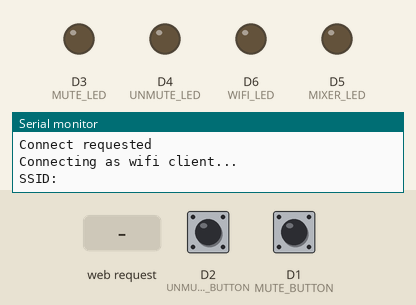
This sketch was run on a simulated ESP8266 (NodeMCU). Parts: output pins drawn as LEDs (lit = HIGH), the last lines printed to the serial monitor. The inputs (shaded band) are chosen by the test bench; at power-on: D2 (UNMUTE_BUTTON) HIGH, D1 (MUTE_BUTTON) HIGH. WiFi joins after 1.5 s; servers stay silent unless stated; a WiFi scan finds three made-up networks.

Above: at 4.3 s.
4.4 s: D2 (UNMUTE_BUTTON) pulled LOW for 1 s
At 5.9 s:
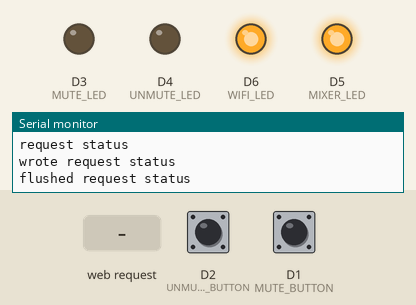
8.0 s: HTTP request GET / received
11.0 s: HTTP request GET /wifi received
14.0 s: HTTP request GET /scan received
At 17.4 s:
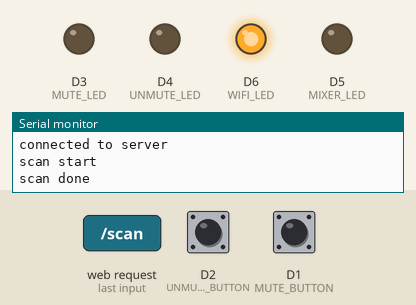
Timing chart, 0 to 18.0 s (numbered marks = the images above; inputs shaded):
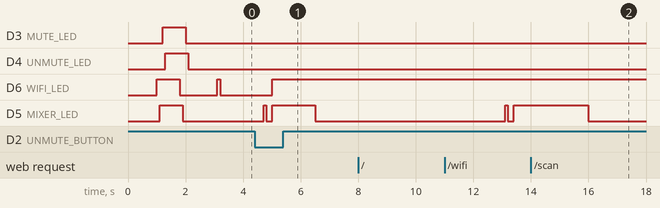

The sketch:

AllenHeathQuMute.ino
```cpp
#include <Bounce2.h>

#include <DNSServer.h>

#include <ESP8266WiFi.h>
#include <WiFiClient.h>
#include <ESP8266WebServer.h>
#include <DNSServer.h>
#include <ESP8266mDNS.h>
#include <EEPROM.h>


#define MUTE_BUTTON D1
#define UNMUTE_BUTTON D2
#define MUTE_LED D3
#define UNMUTE_LED D4
#define WIFI_LED D6
#define MIXER_LED D5


IPAddress serverAddress(192,168,1,140);
//IPAddress serverAddress(192,168,0,101);
unsigned long serverPort = 51325;
const byte QU_MIDI_CHANNEL = 1;
const byte MUTE_GROUP_NOTE = 0x53; // Mute Group 4


/* Set these to your desired softAP credentials. They are not configurable at runtime */
const char *softAP_ssid = "QuMuteConfig";
const char *softAP_password = "";

/* Don't set this wifi credentials. They are configurated at runtime and stored on EEPROM */
char ssid[32] = "linksys";
char password[32] = "";

// DNS server
const byte DNS_PORT = 53;
DNSServer dnsServer;

// Web server
ESP8266WebServer server(80);

/* Soft AP network parameters */
IPAddress apIP(192, 168, 4, 1);
IPAddress netMsk(255, 255, 255, 0);


/** Should I connect to WLAN asap? */
boolean connect = true;

/** Last time I tried to connect to WLAN */
long lastWifiConnectTry = 0;

long lastTcpConnectTry = 0;

long lastStatusUpdate = 0;

/** Current WLAN status */
int status = WL_IDLE_STATUS;

Bounce muteButton = Bounce();
Bounce unmuteButton = Bounce();

WiFiClient client;

#define MIDI_BUF_SIZE 4
short midiBuf[] = {-1, -1, -1, -1};
int midiBufNext = 0;

bool muted = false;
bool unmuted = false;

bool waitingForStatus = false;

void setup() {
  pinMode(MUTE_BUTTON, INPUT_PULLUP);
  pinMode(UNMUTE_BUTTON, INPUT_PULLUP);
  pinMode(MUTE_LED, OUTPUT);
  pinMode(UNMUTE_LED, OUTPUT);
  pinMode(WIFI_LED, OUTPUT);
  pinMode(MIXER_LED, OUTPUT);

  digitalWrite(MUTE_LED, LOW);
  digitalWrite(UNMUTE_LED, LOW);
  digitalWrite(WIFI_LED, LOW);
  digitalWrite(MIXER_LED, LOW);

  delay(1000);

  digitalWrite(WIFI_LED, HIGH);
  delay(100);
  digitalWrite(MIXER_LED, HIGH);
  delay(100);
  digitalWrite(MUTE_LED, HIGH);
  delay(100);
  digitalWrite(UNMUTE_LED, HIGH);
  delay(500);

  digitalWrite(WIFI_LED, LOW);
  delay(100);
  digitalWrite(MIXER_LED, LOW);
  delay(100);
  digitalWrite(MUTE_LED, LOW);
  delay(100);
  digitalWrite(UNMUTE_LED, LOW);
  delay(500);

  muteButton.attach(MUTE_BUTTON);
  muteButton.interval(20);
  unmuteButton.attach(UNMUTE_BUTTON);
  unmuteButton.interval(20);

  Serial.begin(115200);

  Serial.println();
  Serial.print("Configuring access point...");
  /* You can remove the password parameter if you want the AP to be open. */
  WiFi.softAPConfig(apIP, apIP, netMsk);
  WiFi.softAP(softAP_ssid, softAP_password);
  delay(500); // Without delay I've seen the IP address blank
  Serial.print("AP IP address: ");
  Serial.println(WiFi.softAPIP());

  /* Setup the DNS server redirecting all the domains to the apIP */
  dnsServer.setErrorReplyCode(DNSReplyCode::NoError);
  dnsServer.start(DNS_PORT, "*", apIP);

  /* Setup web pages: root, wifi config pages, SO captive portal detectors and not found. */
  server.on("/", handleRoot);
  server.on("/wifi", handleWifi);
  server.on("/scan", handleScan);
  server.on("/wifisave", handleWifiSave);
  server.on("/generate_204", handleRoot);  //Android captive portal. Maybe not needed. Might be handled by notFound handler.
  server.on("/fwlink", handleRoot);  //Microsoft captive portal. Maybe not needed. Might be handled by notFound handler.
  server.onNotFound ( handleNotFound );
  server.begin(); // Web server start
  Serial.println("HTTP server started");
  loadCredentials(); // Load WLAN credentials from network
}

void connectWifi() {
  Serial.println("Connecting as wifi client...");
  Serial.printf("SSID: %s\n", WiFi.SSID().c_str());
  digitalWrite(WIFI_LED, HIGH);
  delay(100);
  digitalWrite(WIFI_LED, LOW);
  WiFi.disconnect();
  WiFi.begin(ssid, password);
  int connRes = WiFi.waitForConnectResult();
  Serial.print ( "connRes: " );
  Serial.println ( connRes );
}

void loop() {
  unsigned long t = millis();
  if (connect) {
    Serial.println ( "Connect requested" );
    connect = false;
    connectWifi();
    lastWifiConnectTry = t;
  }
  {
    int s = WiFi.status();
    if (s == 0 && t - lastWifiConnectTry > 30000) {
      /* If WLAN disconnected and idle try to connect */
      /* Don't set retry time too low as retry interfere the softAP operation */
      connect = true;
    }
//    digitalWrite(D4, !(
//      (s == WL_CONNECTED) ||
//      ((s == WL_CONNECT_FAILED || s == WL_CONNECTION_LOST || s == WL_DISCONNECTED) && ((t % 1000) < 8 || (t % 1000 > 100 && t % 1000 < 108)))
//      ));
    if (status != s) { // WLAN status change
      Serial.print ( "Status: " );
      Serial.println ( s );
      status = s;
      if (s == WL_CONNECTED) {
        /* Just connected to WLAN */
        Serial.println ( "" );
        Serial.print ( "Connected to " );
        Serial.println ( WiFi.SSID() );
        Serial.print ( "IP address: " );
        Serial.println ( WiFi.localIP() );
      } else if (s == WL_NO_SSID_AVAIL) {
        WiFi.disconnect();
      }
    }

    if (!client.connected()) {
        waitingForStatus = false;
    }

    if (s == WL_CONNECTED) {
      if (!client.connected() && (t - lastTcpConnectTry > 10000 || lastTcpConnectTry == 0)) {
        lastTcpConnectTry = t;
        Serial.println("connecting to server...");
        Serial.println(serverAddress);
        digitalWrite(MIXER_LED, HIGH);
        delay(100);
        digitalWrite(MIXER_LED, LOW);
        if (client.connect(serverAddress, serverPort)) {
          client.setNoDelay(true);
          Serial.println("connected to server");
        } else {
          Serial.println("failed to connect to server");
        }
      }
    }

    if (client.connected()) {
      if (muteButton.fell()) {
        sendMute(true);
      }
      if (unmuteButton.fell()) {
        sendMute(false);
      }

      if (!waitingForStatus && (t - lastStatusUpdate > 15000 || lastStatusUpdate == 0)) {
        lastStatusUpdate = t;
        waitingForStatus = true;
        Serial.println("request status");
        muted=false;
        unmuted=false;

        char req[] = {0xF0,0x00,0x00,0x1A,0x50,0x11,0x01,0x00,0x7F,0x10,0x01,0xF7};

        client.write(req, 12);

        Serial.println("wrote request status");
        client.flush();
        Serial.println("flushed request status");
      }
      while (client.available()) {
        yield();
        midiBuf[midiBufNext] = client.read();
        midiBufNext = (midiBufNext + 1) % MIDI_BUF_SIZE;

        if ((midiBuf[(midiBufNext + MIDI_BUF_SIZE - 3)%MIDI_BUF_SIZE] & 0xF0) == 0x90 &&
             midiBuf[(midiBufNext + MIDI_BUF_SIZE - 2)%MIDI_BUF_SIZE] >= 0 &&
             midiBuf[(midiBufNext + MIDI_BUF_SIZE - 1)%MIDI_BUF_SIZE] >= 0) {
          // Note ON message
          uint8_t note = midiBuf[(midiBufNext + MIDI_BUF_SIZE - 2)%MIDI_BUF_SIZE];
          uint8_t velocity = midiBuf[(midiBufNext + MIDI_BUF_SIZE - 1)%MIDI_BUF_SIZE];
          // Ignore velocity 0x00
          if (velocity != 0 && note == MUTE_GROUP_NOTE) {
            lastStatusUpdate = t;
            waitingForStatus = false;
            Serial.printf("Note on: 0x%02x, velocity: 0x%02x\n", note, velocity);
            if (velocity >= 0x01 && velocity <= 0x3F) {
              unmuted = true;
              muted = false;
            } else if (velocity >= 0x40 && velocity <= 0x7F) {
              unmuted = false;
              muted = true;
            }
          }
        } else if (midiBuf[(midiBufNext + MIDI_BUF_SIZE - 1)%MIDI_BUF_SIZE] == 0xFE) {
          // Active Sense
          Serial.println("active sense");
          client.write(0xFE);
          client.flush();
        }
      }
    }
  }

  digitalWrite(MUTE_LED, client.connected() && muted);
  digitalWrite(UNMUTE_LED, client.connected() && unmuted);
  digitalWrite(WIFI_LED, WiFi.status() == WL_CONNECTED);
  digitalWrite(MIXER_LED, client.connected());

  muteButton.update();
  unmuteButton.update();
  dnsServer.processNextRequest();
  server.handleClient();
}

void sendMute(boolean mute) {
  digitalWrite(MUTE_LED, LOW);
  digitalWrite(UNMUTE_LED, LOW);
    Serial.println("sending mute update");

    char req[] = {0x90 + QU_MIDI_CHANNEL - 1, MUTE_GROUP_NOTE, mute ? 0x7F : 0x3F, 0x80 + QU_MIDI_CHANNEL - 1, MUTE_GROUP_NOTE, 0x00};

    client.write(req, 6);

    client.flush();

    // Clear mute status (will be reset by the next status refresh)
    muted = false;
    unmuted = false;

    // Trigger a status refresh
    lastStatusUpdate = 0;
    waitingForStatus = false;
}
```

credentials.ino
```cpp
/** Load WLAN credentials from EEPROM */
void loadCredentials() {
//  EEPROM.begin(512);
//  EEPROM.get(0, ssid);
//  EEPROM.get(0+sizeof(ssid), password);
//  char ok[2+1];
//  EEPROM.get(0+sizeof(ssid)+sizeof(password), ok);
//  EEPROM.end();
//  if (String(ok) != String("OK")) {
//    ssid[0] = 0;
//    password[0] = 0;
//  }
//  Serial.println("Recovered credentials:");
//  Serial.println(ssid);
//  Serial.println(strlen(password)>0?"********":"<no password>");
}

/** Store WLAN credentials to EEPROM */
void saveCredentials() {
//  EEPROM.begin(512);
//  EEPROM.put(0, ssid);
//  EEPROM.put(0+sizeof(ssid), password);
//  char ok[2+1] = "OK";
//  EEPROM.put(0+sizeof(ssid)+sizeof(password), ok);
//  EEPROM.commit();
//  EEPROM.end();
}
```

handleHttp.ino
```cpp
/** Handle root or redirect to captive portal */
void handleRoot() {
  if (captivePortal()) { // If caprive portal redirect instead of displaying the page.
    return;
  }
  Serial.println("handleRoot");
  server.sendHeader("Cache-Control", "no-cache, no-store, must-revalidate");
  server.sendHeader("Pragma", "no-cache");
  server.sendHeader("Expires", "-1");
  server.setContentLength(CONTENT_LENGTH_UNKNOWN);
  server.send(200, "text/html", ""); // Empty content inhibits Content-length header so we have to close the socket ourselves.
  server.sendContent(
    "<html><head></head><body>"
    "<h1>HELLO WORLD!!</h1>"
  );
  if (server.client().localIP() == apIP) {
    server.sendContent(String("<p>You are connected through the soft AP: ") + softAP_ssid + "</p>");
  } else {
    server.sendContent(String("<p>You are connected through the wifi network: ") + WiFi.SSID() + "</p>");
  }
  server.sendContent(
    "<p>You may want to <a href='/wifi'>config the wifi connection</a>.</p>"
    "</body></html>"
  );
  server.sendContent("");
  server.client().stop(); // Stop is needed because we sent no content length
}

/** Redirect to captive portal if we got a request for another domain. Return true in that case so the page handler do not try to handle the request again. */
boolean captivePortal() {
  if (!isIp(server.hostHeader())) { // && server.hostHeader() != (String(myHostname) + ".local")) {
    Serial.print("Request redirected to captive portal");
    server.sendHeader("Location", String("http://") + toStringIp(server.client().localIP()), true);
    server.send ( 302, "text/plain", ""); // Empty content inhibits Content-length header so we have to close the socket ourselves.
    server.client().stop(); // Stop is needed because we sent no content length
    return true;
  }
  return false;
}

/** Wifi config page handler */
void handleWifi() {
  Serial.println("handleWifi");
  server.sendHeader("Cache-Control", "no-cache, no-store, must-revalidate");
  server.sendHeader("Pragma", "no-cache");
  server.sendHeader("Expires", "-1");
  server.setContentLength(CONTENT_LENGTH_UNKNOWN);
  server.send(200, "text/html", ""); // Empty content inhibits Content-length header so we have to close the socket ourselves.
  server.sendContent(
    "<html><head></head><body>"
    "<h1>Wifi config</h1>"
  );
  if (server.client().localIP() == apIP) {
    server.sendContent(String("<p>You are connected through the soft AP: ") + softAP_ssid + "</p>");
  } else {
    server.sendContent(String("<p>You are connected through the wifi network: ") + WiFi.SSID() + "</p>");
  }
  server.sendContent(
    "\r\n<br />"
    "<table><tr><th align='left'>SoftAP config</th></tr>"
  );
  server.sendContent(String() + "<tr><td>SSID " + String(softAP_ssid) + "</td></tr>");
  server.sendContent(String() + "<tr><td>IP " + toStringIp(WiFi.softAPIP()) + "</td></tr>");
  server.sendContent(
    "</table>"
    "\r\n<br />"
    "<table><tr><th align='left'>WLAN config</th></tr>"
  );
  server.sendContent(String() + "<tr><td>SSID " + WiFi.SSID() + "</td></tr>");
  server.sendContent(String() + "<tr><td>IP " + toStringIp(WiFi.localIP()) + "</td></tr>");
  server.sendContent(
    "</table>"
    "\r\n<br />");

  server.sendContent(
    "<a href='/scan'>Scan wifi</a>\r\n<br />"
  );

  server.sendContent(
    "\r\n<br /><form method='POST' action='wifisave'><h4>Connect to network:</h4>"
    "<input type='text' placeholder='network' name='n'/>"
    "<br /><input type='password' placeholder='password' name='p'/>"
    "<br /><input type='submit' value='Connect/Disconnect'/></form>"
    "<p>You may want to <a href='/'>return to the home page</a>.</p>"
    "</body></html>"
  );
  server.sendContent("");
  server.client().stop(); // Stop is needed because we sent no content length
}

void handleScan() {
  server.sendHeader("Cache-Control", "no-cache, no-store, must-revalidate");
  server.sendHeader("Pragma", "no-cache");
  server.sendHeader("Expires", "-1");
  server.setContentLength(CONTENT_LENGTH_UNKNOWN);
  server.send(200, "text/html", ""); // Empty content inhibits Content-length header so we have to close the socket ourselves.
  server.sendContent(
    "<html><head></head><body>"
    "<h1>Wifi scan</h1>"
  );
  server.sendContent(
    "<table><tr><th align='left'>WLAN list (refresh if any missing)</th></tr>"
  );
  Serial.println("scan start");
  int n = WiFi.scanNetworks();
  Serial.println("scan done");
  if (n > 0) {
    for (int i = 0; i < n; i++) {
      server.sendContent(String() + "\r\n<tr><td>SSID " + WiFi.SSID(i) + String((WiFi.encryptionType(i) == ENC_TYPE_NONE) ? " " : " *") + " (" + WiFi.RSSI(i) + ")</td></tr>");
    }
  } else {
    server.sendContent(String() + "<tr><td>No WLAN found</td></tr>");
  }
  server.sendContent(
    "</table>");

  server.sendContent(
    "<p>You may want to <a href='/wifi'>return to the wifi config page</a>.</p>"
    "</body></html>"
  );
  server.sendContent("");
  server.client().stop(); // Stop is needed because we sent no content length
}

/** Handle the WLAN save form and redirect to WLAN config page again */
void handleWifiSave() {
  Serial.println("handleWifiSave");
  server.arg("n").toCharArray(ssid, sizeof(ssid) - 1);
  server.arg("p").toCharArray(password, sizeof(password) - 1);
  server.sendHeader("Location", "wifi", true);
  server.sendHeader("Cache-Control", "no-cache, no-store, must-revalidate");
  server.sendHeader("Pragma", "no-cache");
  server.sendHeader("Expires", "-1");
  server.send ( 302, "text/plain", "");  // Empty content inhibits Content-length header so we have to close the socket ourselves.
  server.client().stop(); // Stop is needed because we sent no content length
  saveCredentials();
  connect = strlen(ssid) > 0; // Request WLAN connect with new credentials if there is a SSID
}

void handleNotFound() {
  if (captivePortal()) { // If caprive portal redirect instead of displaying the error page.
    return;
  }
  Serial.println("handleNotFound");
  String message = "File Not Found\n\n";
  message += "URI: ";
  message += server.uri();
  message += "\nMethod: ";
  message += ( server.method() == HTTP_GET ) ? "GET" : "POST";
  message += "\nArguments: ";
  message += server.args();
  message += "\n";

  for ( uint8_t i = 0; i < server.args(); i++ ) {
    message += " " + server.argName ( i ) + ": " + server.arg ( i ) + "\n";
  }
  server.sendHeader("Cache-Control", "no-cache, no-store, must-revalidate");
  server.sendHeader("Pragma", "no-cache");
  server.sendHeader("Expires", "-1");
  server.send ( 404, "text/plain", message );
}
```

tools.ino
```cpp
/** Is this an IP? */
boolean isIp(String str) {
  for (int i = 0; i < str.length(); i++) {
    int c = str.charAt(i);
    if (c != '.' && (c < '0' || c > '9')) {
      return false;
    }
  }
  return true;
}

/** IP to String? */
String toStringIp(IPAddress ip) {
  String res = "";
  for (int i = 0; i < 3; i++) {
    res += String((ip >> (8 * i)) & 0xFF) + ".";
  }
  res += String(((ip >> 8 * 3)) & 0xFF);
  return res;
}
```

Measured:
- after the input at 14.0 s, D5 (MIXER_LED): HIGH → LOW after 2.0 s instead of 0.90 s
